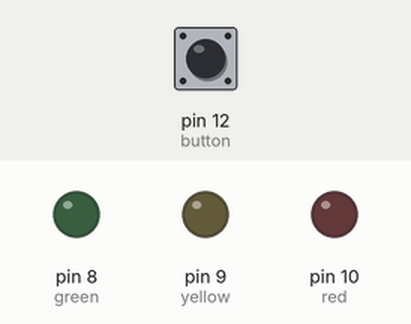
The sketch below on a simulated Arduino Uno, built with avr-gcc and run on an emulated ATmega328P. On the bench: output pins drawn as LEDs (lit = HIGH). The test bench sets the inputs (shaded band); at power-on: pin 12 (button) LOW. What the sketch prints to the serial monitor is not drawn.

Above: at 1.2 s.
1.3 s: pin 12 (button) pulled HIGH for 0.15 s
At 1.37 s:
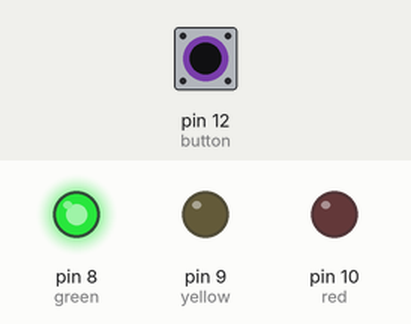
2.9 s: pin 12 (button) pulled HIGH for 3.2 s
At 7.3 s:
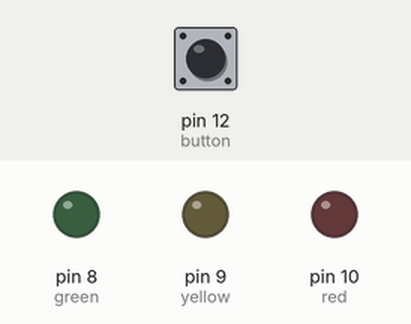
Timing chart, 0 to 8.8 s (numbered marks = the images above; inputs shaded):
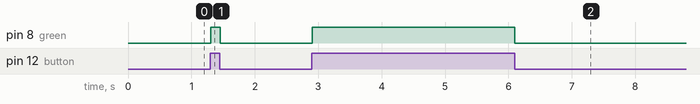

The sketch:

buttontest.ino
```cpp
int red = 10;
int yellow =   9;
int green = 8 ;
int button = 12;


void setup() {

  pinMode(red, OUTPUT);
  pinMode(yellow, OUTPUT);
  pinMode(green, OUTPUT);

  pinMode(button, INPUT);

  digitalWrite(green,HIGH);

  Serial.begin(9600);


}

void loop(){

 Serial.println(digitalRead(button));
  digitalWrite(green,digitalRead(button));
}
```

Measured:
- after the input at 1.3 s, pin 8 (green): LOW → HIGH at once, → LOW 0.15 s later
- after the input at 2.9 s, pin 8 (green): LOW → HIGH at once, → LOW 3.2 s later
